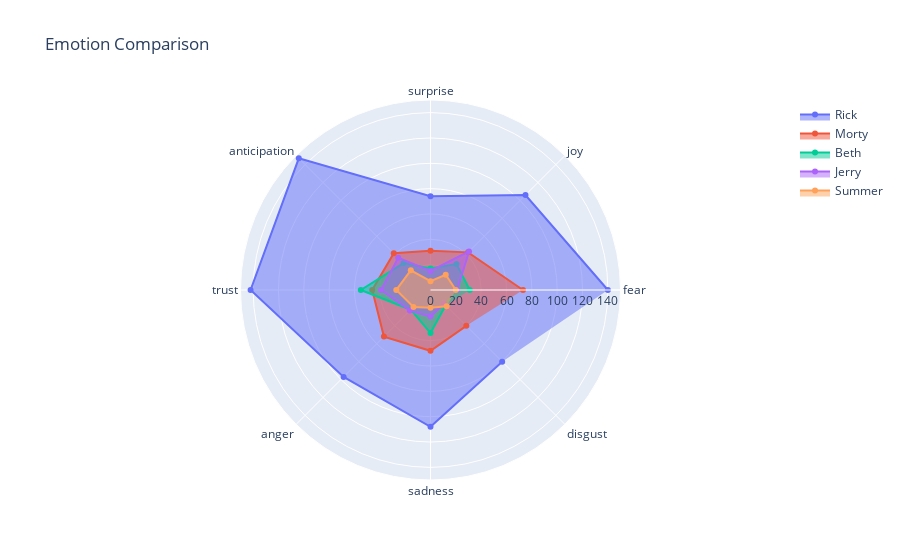

The notebook cell this image was saved under:
### Code cell
import plotly.graph_objects as go
import plotly.offline as pyo
from plotly.offline import init_notebook_mode, iplot
init_notebook_mode(connected=True)
df = cleaned_df
fig = go.Figure()

for index, row in df.iterrows():
    fig.add_trace(go.Scatterpolar(
        r=row[1:],
        theta=df.columns[1:],
        fill='toself',
        name=row['name']
    ))

fig.update_layout(
    title=go.layout.Title(text='Emotion Comparison'),
    polar={'radialaxis': {'visible': True}},
    showlegend=True
)

iplot(fig)

### Figure 1 — Plotly figure (JSON) as saved in the notebook; plotly's stock layout.template omitted (floating-point values rounded to 4 significant figures)
{"data": [{"fill": "toself", "name": "Rick", "r": [140, 106, 74, 147, 142, 97, 108, 80], "theta": ["fear", "joy", "surprise", "anticipation", "trust", "anger", "sadness", "disgust"], "type": "scatterpolar"}, {"fill": "toself", "name": "Morty", "r": [73, 42, 31, 41, 46, 52, 48, 40], "theta": ["fear", "joy", "surprise", "anticipation", "trust", "anger", "sadness", "disgust"], "type": "scatterpolar"}, {"fill": "toself", "name": "Beth", "r": [31, 29, 17, 30, 55, 22, 34, 17], "theta": ["fear", "joy", "surprise", "anticipation", "trust", "anger", "sadness", "disgust"], "type": "scatterpolar"}, {"fill": "toself", "name": "Jerry", "r": [21, 43, 15, 36, 39, 23, 21, 15], "theta": ["fear", "joy", "surprise", "anticipation", "trust", "anger", "sadness", "disgust"], "type": "scatterpolar"}, {"fill": "toself", "name": "Summer", "r": [20, 17, 7, 22, 27, 19, 14, 18], "theta": ["fear", "joy", "surprise", "anticipation", "trust", "anger", "sadness", "disgust"], "type": "scatterpolar"}], "layout": {"polar": {"radialaxis": {"visible": true}}, "showlegend": true, "title": {"text": "Emotion Comparison"}}}
